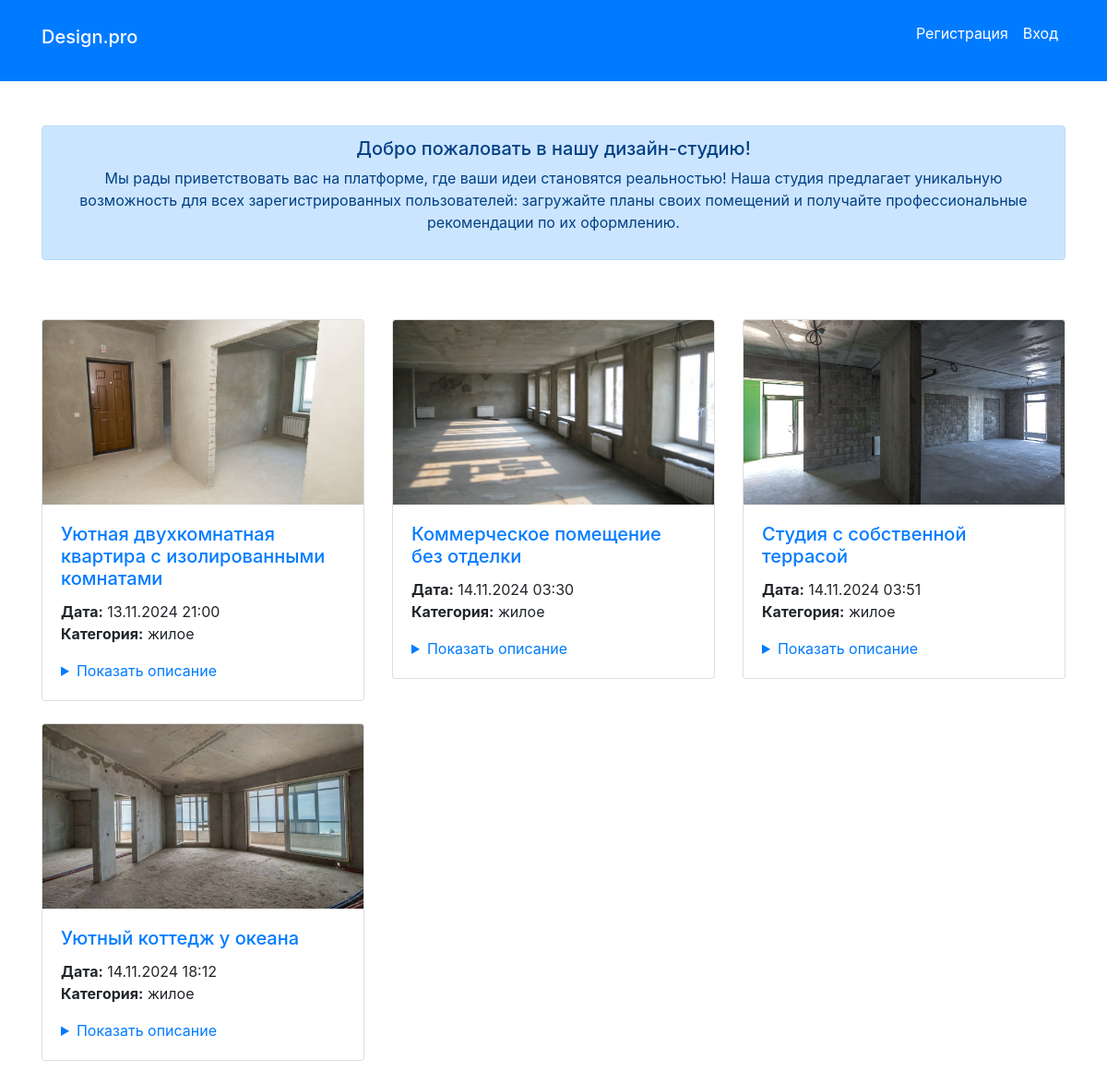
The app's page /catalog/, older data.
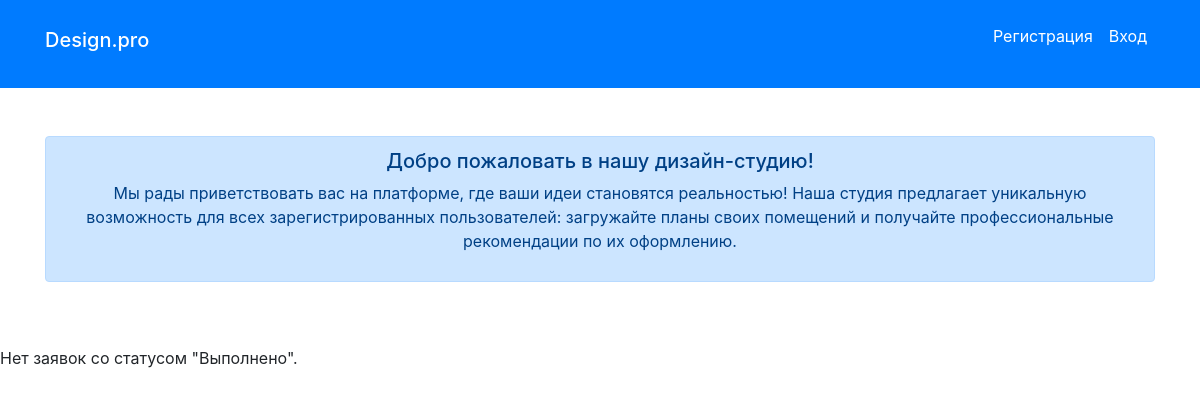
The same page, newer data.
### catalog/models.py (models this page shows, shortened)
class Application(models.Model):
    STATUS_CHOICES = [
        ('new', 'Новая'),
        ('work', 'Принято в работу'),
        ('done', 'Выполнено'),
    ]
    title = models.CharField(max_length=200)
    description = models.TextField()
    category = models.ForeignKey(Category, on_delete=models.CASCADE)
    photo = models.ImageField(upload_to='photos/', max_length=200)
    created_at = models.DateTimeField(auto_now_add=True)
    status = models.CharField(max_length=10, choices=STATUS_CHOICES, default='new')
    creator = models.ForeignKey(User, on_delete=models.CASCADE, null=True, blank=True)  # Add this line

class Category(models.Model):
    name = models.CharField(max_length=100)
    def __str__(self):
        return self.name

### catalog/views.py (the view, shortened to what this page needs)
# urls.py: path('', IndexView.as_view(), name='index'),  # Главная страница
class IndexView(View):
    def get(self, request):
        applications = Application.objects.filter(status='done')
        accepted_requests_count = Application.objects.filter(status='work').count()
        form = ApplicationForm()  # Создаем экземпляр формы
        return render(request, 'index.html', {
            'applications': applications,
            'accepted_requests_count': accepted_requests_count,
            'form': form,
            'non_deletable_statuses': ['work', 'done']  # Передавать статусы в качестве контекста
        })

### catalog/templates/index.html (shortened to what this page needs)
{% extends "basic.html" %}
{% block content %}
    <div class="container my-5">
        <div class="row">
            <div class="col-md-12 text-center">
                <div class="alert alert-primary" role="alert">
                    <h5 class="alert-heading">Добро пожаловать в нашу дизайн-студию!</h5>
                    <p>Мы рады приветствовать вас на платформе, где ваши идеи становятся реальностью! Наша студия предлагает уникальную возможность для всех зарегистрированных пользователей: загружайте планы своих помещений и получайте профессиональные рекомендации по их оформлению.</p>
                </div>
            </div>
        </div>
    </div>
    {% if applications %}
        <div class="container">
            <div class="row">
                {% for application in applications %}
                    <div class="col-md-4 mb-4">
                        <div class="card">
                            {% if application.photo %}
                                <img src="{{ application.photo.url }}" alt="{{ application.title }}" class="card-img-top" style="max-height: 200px; object-fit: cover;">
                            {% endif %}
                            <div class="card-body d-flex flex-column">
                                <h5 class="card-title">
                                    <a href="{{ application.get_absolute_url }}">{{ application.title }}</a>
                                </h5>
                                <p class="card-text">
                                    <strong>Дата:</strong> {{ application.created_at|date:"d.m.Y H:i" }}<br>
                                    <strong>Категория:</strong> {{ application.category }}<br>
                                </p>
                                <details style="margin-top: auto;">
                                    <summary style="cursor: pointer; color: #007bff; padding: 0; margin: 0;">
                                        Показать описание
                                    </summary>
                                </details>
                            </div>
                        </div>
                    </div>
                {% endfor %}
            </div>
        </div>
    {% else %}
        <p>Нет заявок со статусом "Выполнено".</p>
    {% endif %}
{% endblock %}

Row changes from the older to the newer data that the page shows:
removed Application: photo (picture), title "Уютная двухкомнатная квартира с изолированными комнатами", created_at "13.11.2024 21:00", category "жилое"
removed Application: photo (picture), title "Коммерческое помещение без отделки", created_at "14.11.2024 03:30", category "жилое"
removed Application: photo (picture), title "Студия с собственной террасой", created_at "14.11.2024 03:51", category "жилое"
removed Application: photo (picture), title "Уютный коттедж у океана", created_at "14.11.2024 18:12", category "жилое"
Text that changed along with them:
text now shown: "Нет заявок со статусом \"Выполнено\"."
